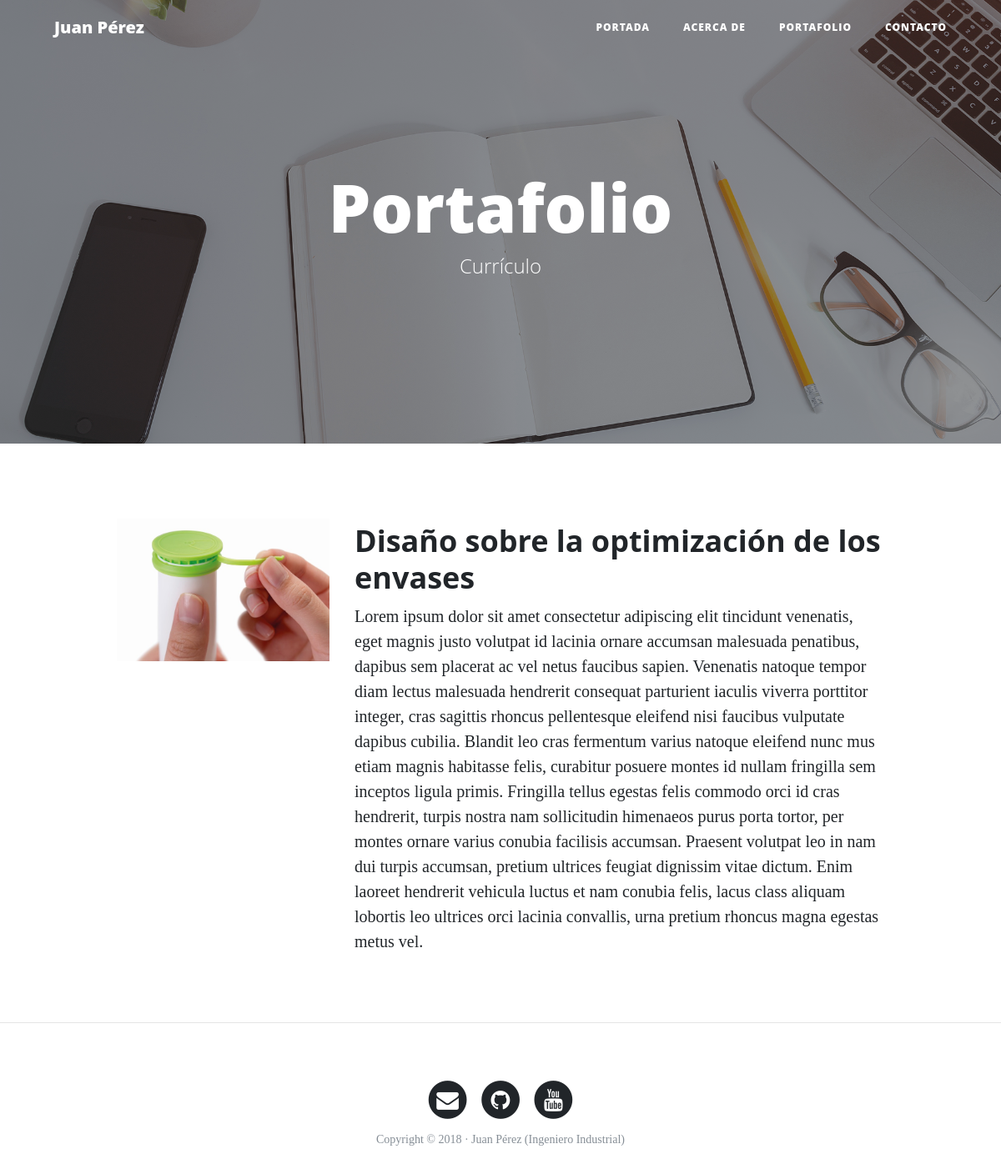
The app's page /folio/ with its own data.
### portfolio/models.py (models this page shows, shortened)
class Project(models.Model):
    title= models.CharField(max_length=200)
    description=models.TextField()
    image=models.ImageField(upload_to="projects")
    link=models.URLField(null=True, blank=True)
    created=models.DateTimeField(auto_now_add=True)
    updated=models.DateTimeField(auto_now =True)
    class Meta:
        verbose_name="Proyecto"
        verbose_name_plural ="Proyectos"
        ordering = ["-created"]

### portfolio/views.py (the view)
# urls.py: path('folio/', port_views.portfolio, name="portfolio"),
def portfolio(request):
    projects = Project.objects.all()
    return render(request, "portfolio/portafolio.html", {'projects':projects})

### portfolio/templates/portfolio/portafolio.html (shortened to what this page needs)
{% extends 'core/base.html' %}
{% block background %}{% load static %}{% static 'core/img/portfolio-bg.jpg' %}{% endblock %}
{%block headers%}
<h1>Portafolio</h1>
<span class="subheading">Currículo</span>
{% endblock%}
{% block content %}
{% for project in projects%}
        <div class="row project">
	      	<div class="col-lg-3 col-md-4 offset-lg-1">
                  {% load static %}
			      <img class="img-fluid" src="{{project.image.url}}" alt="">
	      	</div>
	        <div class="col-lg-7 col-md-8">
	      		<h2 class="section-heading title">{{project.title}}</h2>
	          <p>{{project.description}}</p>
	      	</div>
	    </div>
    {% endfor%}
{% endblock %}

### core/templates/core/base.html (shortened to what this page needs)
<!DOCTYPE html>
<html lang="es">
  <head>
    {% load static %}
    <link href="{% static 'core/vendor/bootstrap/css/bootstrap.min.css' %}" rel="stylesheet">
    <link href="{% static 'core/vendor/font-awesome/css/font-awesome.min.css' %}" rel="stylesheet" type="text/css">
    <link href="{% static 'core/css/clean-blog.min.css' %}" rel="stylesheet">
  </head>
  <body>
    <nav class="navbar navbar-expand-lg navbar-light fixed-top" id="mainNav">
      <div class="container">
        <a class="navbar-brand" href="/">Juan Pérez</a>
        <div class="collapse navbar-collapse" id="navbarResponsive">
          <ul class="navbar-nav ml-auto">
            <li class="nav-item">
              <a class="nav-link" href="/">Portada</a>
            </li>
            <li class="nav-item">
              <a class="nav-link" href="/about-me/">Acerca de</a>
            </li>
            <li class="nav-item">
              <a class="nav-link" href="/folio/">Portafolio</a>
            </li>
            <li class="nav-item">
              <a class="nav-link" href="/contact/">Contacto</a>
            </li>
          </ul>
        </div>
      </div>
    </nav>
    <header class="masthead" style="background-image: url('{% block background %}{% endblock %}')">
      <div class="overlay"></div>
      <div class="container">
        <div class="row">
          <div class="col-lg-8 col-md-10 mx-auto">
            <div class="site-heading">
              {%block headers%}{% endblock%}
            </div>
          </div>
        </div>
      </div>
    </header>
    <div class="container">
    {% block content %}{% endblock %}
    </div>
    {% if request.path != "/" %}
    <hr>
    {% endif %}
    <footer>
      <div class="container">
        <div class="row">
          <div class="col-lg-8 col-md-10 mx-auto">
            <ul class="list-inline text-center">
              <li class="list-inline-item">
                <a href="#">
                  <span class="fa-stack fa-lg">
                    <i class="fa fa-circle fa-stack-2x"></i>
                    <i class="fa fa-envelope fa-stack-1x fa-inverse"></i>
                  </span>
                </a>
              </li>
              <li class="list-inline-item">
                <a href="#">
                  <span class="fa-stack fa-lg">
                    <i class="fa fa-circle fa-stack-2x"></i>
                    <i class="fa fa-github fa-stack-1x fa-inverse"></i>
                  </span>
                </a>
              </li>
              <li class="list-inline-item">
                <a href="#">
                  <span class="fa-stack fa-lg">
                    <i class="fa fa-circle fa-stack-2x"></i>
                    <i class="fa fa-youtube fa-stack-1x fa-inverse"></i>
                  </span>
                </a>
              </li>
            </ul>
            <p class="copyright text-muted">Copyright &copy; 2018 · Juan Pérez (Ingeniero Industrial) </p>
          </div>
        </div>
      </div>
    </footer>
  </body>
</html>

### records on screen
Project: image (picture), title "Disaño sobre la optimización de los envases", description "Lorem ipsum dolor sit amet consectetur adipiscing elit tincidunt venenatis, eget magnis justo volutpat id lacinia ornare accumsan malesuada penatibus, dapibus sem placerat ac vel netus faucibus sapien. Venenatis natoque tempor diam lectus malesuada hendrerit consequat parturient iaculis viverra porttitor integer, cras sagittis rhoncus pellentesque eleifend nisi faucibus vulputate dapibus cubilia. Blandit leo cras fermentum varius natoque eleifend nunc mus etiam magnis habitasse felis, curabitur posuere montes id nullam fringilla sem inceptos ligula primis. Fringilla tellus egestas felis commodo orci id cras hendrerit, turpis nostra nam sollicitudin himenaeos purus porta tortor, per montes…"
